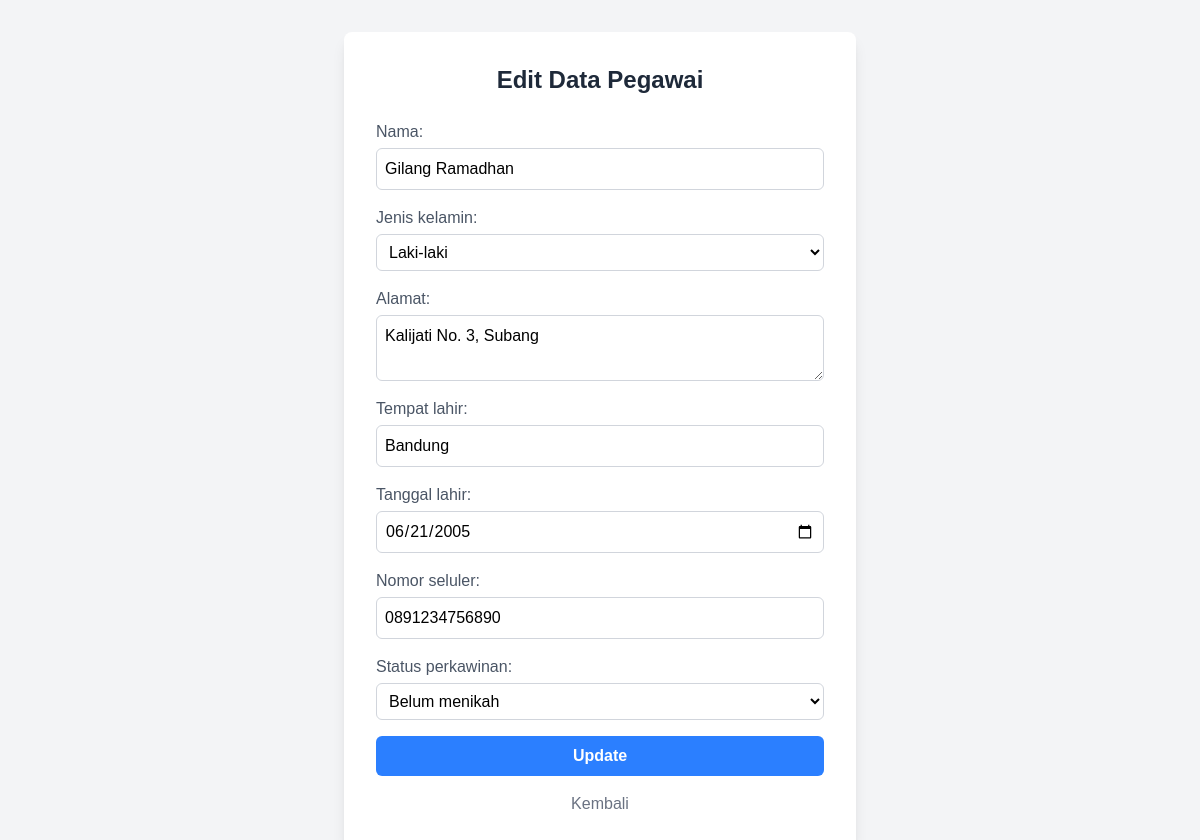
The page /Kepagawaian/update.php?id=3 on the database its author committed.
### tables this page shows
CREATE TABLE `pegawai` (
  `id` int NOT NULL,
  `nama` varchar(50) NOT NULL,
  `jenis_kelamin` varchar(10) NOT NULL,
  `alamat` text NOT NULL,
  `tempat_lahir` varchar(30) NOT NULL,
  `tanggal_lahir` date NOT NULL,
  `nomor_seluler` varchar(15) DEFAULT NULL,
  `status_perkawinan` varchar(15) NOT NULL
);

### Kepagawaian/update.php (the view, shortened to what this page needs)
<?php
include("connection.php");
$id = $_GET['id'];
$query = mysqli_prepare($connection, "SELECT * FROM pegawai WHERE id = ?");
mysqli_stmt_bind_param($query, "i", $id);
mysqli_stmt_execute($query);
$result = mysqli_stmt_get_result($query);
$pegawai = mysqli_fetch_assoc($result);
?>
<!DOCTYPE html>
<html lang="en">
<head>
    <script src="https://cdn.jsdelivr.net/npm/@tailwindcss/browser@4"></script>
</head>
<body class="bg-gray-100 p-8 min-h-screen flex items-center justify-center">
    <div class="bg-white p-8 rounded-lg shadow-lg w-full max-w-lg">
        <h1 class="text-2xl font-bold text-gray-800 mb-6 text-center">Edit Data Pegawai</h1>
        <form action="" method="post" class="space-y-4">
            <div class="flex flex-col">
                <label for="nama" class="mb-1 text-gray-600">Nama:</label>
                <input type="text" id="nama" name="nama" value="<?= htmlspecialchars($pegawai['nama']) ?>" required class="p-2 border border-gray-300 rounded-md focus:outline-none focus:ring-2 focus:ring-blue-400">
            </div>
            <div class="flex flex-col">
                <label for="jenis_kelamin" class="mb-1 text-gray-600">Jenis kelamin:</label>
                <select id="jenis_kelamin" name="jenis_kelamin" required class="p-2 border border-gray-300 rounded-md focus:outline-none focus:ring-2 focus:ring-blue-400">
                    <option value="Laki-laki" <?= $pegawai['jenis_kelamin'] == 'Laki-laki' ? 'selected' : '' ?>>Laki-laki</option>
                </select>
            </div>
            <div class="flex flex-col">
                <label for="alamat" class="mb-1 text-gray-600">Alamat:</label>
                <textarea id="alamat" name="alamat" required class="p-2 border border-gray-300 rounded-md focus:outline-none focus:ring-2 focus:ring-blue-400"><?= htmlspecialchars($pegawai['alamat']) ?></textarea>
            </div>
            <div class="flex flex-col">
                <label for="tempat_lahir" class="mb-1 text-gray-600">Tempat lahir:</label>
                <input type="text" id="tempat_lahir" name="tempat_lahir" value="<?= htmlspecialchars($pegawai['tempat_lahir']) ?>" required class="p-2 border border-gray-300 rounded-md focus:outline-none focus:ring-2 focus:ring-blue-400">
            </div>
            <div class="flex flex-col">
                <label for="tanggal_lahir" class="mb-1 text-gray-600">Tanggal lahir:</label>
                <input type="date" id="tanggal_lahir" name="tanggal_lahir" value="<?= $pegawai['tanggal_lahir'] ?>" required class="p-2 border border-gray-300 rounded-md focus:outline-none focus:ring-2 focus:ring-blue-400">
            </div>
            <div class="flex flex-col">
                <label for="nomor_seluler" class="mb-1 text-gray-600">Nomor seluler:</label>
                <input type="text" id="nomor_seluler" name="nomor_seluler" value="<?= htmlspecialchars($pegawai['nomor_seluler']) ?>" class="p-2 border border-gray-300 rounded-md focus:outline-none focus:ring-2 focus:ring-blue-400">
            </div>
            <div class="flex flex-col">
                <label for="status_perkawinan" class="mb-1 text-gray-600">Status perkawinan:</label>
                <select id="status_perkawinan" name="status_perkawinan" required class="p-2 border border-gray-300 rounded-md focus:outline-none focus:ring-2 focus:ring-blue-400">
                    <option value="Belum Menikah" <?= $pegawai['status_perkawinan'] == 'Belum Menikah' ? 'selected' : '' ?>>Belum menikah</option>
                </select>
            </div>
            <button type="submit" class="w-full bg-blue-500 hover:bg-blue-600 text-white font-bold py-2 rounded-md transition-colors duration-300">Update</button>
        </form>
        <a href="list.php" class="block text-center mt-4 text-gray-500 hover:text-gray-700 transition-colors duration-300">Kembali</a>
    </div>
</body>
</html>

### Kepagawaian/update.php (style rules this page uses)
body { font-family: Arial, sans-serif; }

### rows shown on the page
pegawai: nama "Gilang Ramadhan", jenis_kelamin "Laki-laki", alamat "Kalijati No. 3, Subang", tempat_lahir "Bandung", tanggal_lahir "06/21/2005", nomor_seluler "0891234756890", status_perkawinan "Belum menikah"
